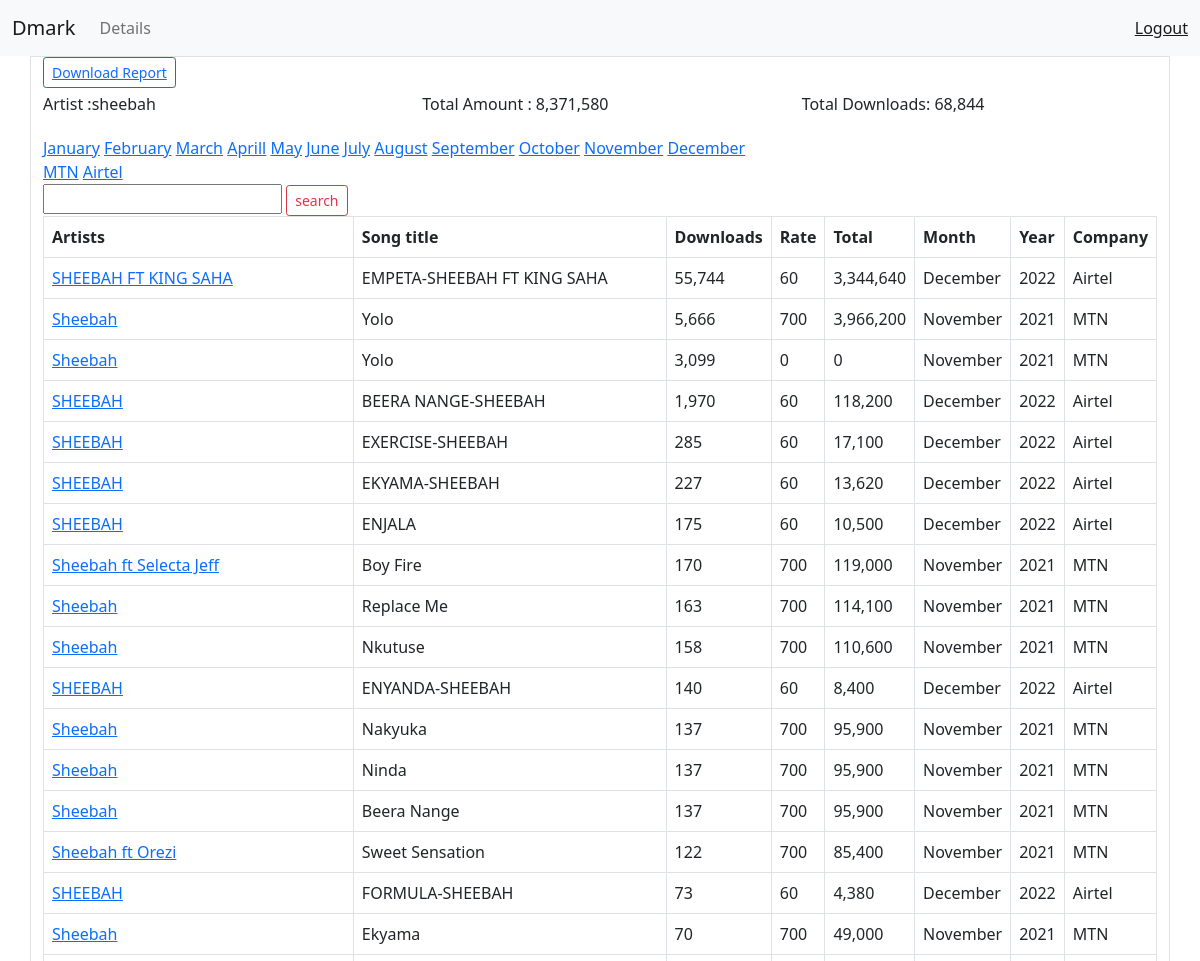
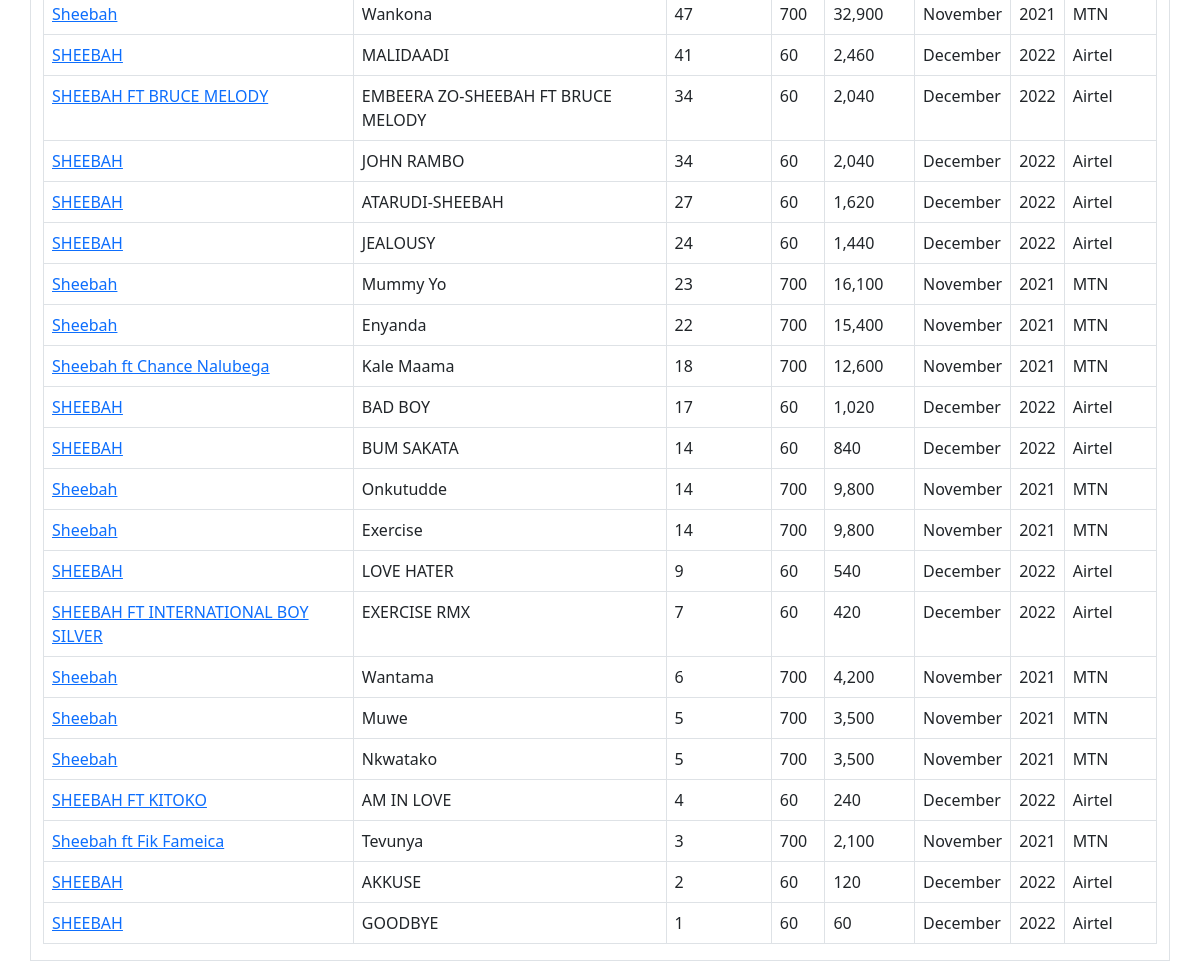
/details/ (signed in), run on the app's committed database (2 pictures, top to bottom).
### artists/models.py (models this page shows, shortened)
class UserProfile(models.Model):
    user = models.OneToOneField(User,on_delete=models.CASCADE)
    email = models.EmailField(max_length=30,blank=True)
    artist_name = models.CharField(max_length=60,default="nill")
    def __str__(self):
        return self.artist_name

class ArtistProfile(models.Model):
    artist = models.CharField(max_length=120)
    song = models.CharField(max_length=120)
    price = models.IntegerField()
    downloads = models.IntegerField(default=0)
    total_amount = models.IntegerField(default=0)
    month = models.CharField(max_length=120)
    year = models.IntegerField()
    company = models.CharField(max_length=120)

### artists/views.py (the view)
# urls.py: path('details/',artists_details,name="artists_details"),
@login_required(login_url='login_view')
def artists_details(request):
    try:
        username = UserProfile.objects.filter(artist_name = request.user)[0]
    except:
        messages.error(request, 'Profile Not created')
        return redirect('login_view')
    aliases = ArtistAlias.objects.filter(user_profile=username.id)
    alias_list =[]
    for aliase in aliases:
        alias_list.append(aliase.alias)
    query_search=None
    query_search = request.GET.get("song")
    if query_search is not None:
        song_list=[]
        for x in alias_list:
            song_list.append(ArtistProfile.objects.filter(artist__startswith=x).filter(song__startswith=query_search))
    else:
        song_list=[]
        for x in alias_list:
            song_list.append(ArtistProfile.objects.filter(artist__startswith=x))
    song_list_2=[]
    for t in song_list:
        for x in t:
            song_list_2.append(x)
    songs = sorted(song_list_2, key=lambda x: x.downloads, reverse=True)
    total_amount = sum(song.total_amount for song in songs)
    total_downloads = sum(song.downloads for song in songs)
    artist_name = username
    return render(request,'artists/artists_details.html',{'total_amount':total_amount,'artist_name':artist_name,'songs':songs,'total_downloads':total_downloads})

### artists/templates/artists/artists_details.html (shortened to what this page needs)
{% extends 'base_layout.html'%}
{% load l10n %}
{% block content %}
    {% if not perms.user.is_superuser %}
    <button class="btn btn-outline-success btn-sm"><a href="{% url 'export_pdf'%}">Download Report </a></button>
    {% endif %}
    <div>
        <div class="row justify-content-center my-1">
            <p class="col">Artist :{{artist_name}}</p>
            <p class="col">Total  Amount : {{total_amount}}</p>
            <p class="col">Total Downloads: {{total_downloads}}</p>
        </div>
  </div>
      <div>
      <a class="waves-effect waves-light btn-small" href="{% url 'month_detail' slug='January' %}">January</a>
      <a class="waves-effect waves-light btn-small" href="{% url 'month_detail' slug='February' %}">February</a>
      <a class="waves-effect waves-light btn-small" href="{% url 'month_detail' slug='March' %}">March</a>
      <a class="waves-effect waves-light btn-small" href="{% url 'month_detail' slug='Aprill' %}">Aprill</a>
      <a class="waves-effect waves-light btn-small" href="{% url 'month_detail' slug='May' %}">May</a>
      <a class="waves-effect waves-light btn-small" href="{% url 'month_detail' slug='June' %}">June</a>
      <a class="waves-effect waves-light btn-small" href="{% url 'month_detail' slug='July' %}">July</a>
      <a class="waves-effect waves-light btn-small" href="{% url 'month_detail' slug='August' %}">August</a>
      <a class="waves-effect waves-light btn-small" href="{% url 'month_detail' slug='September' %}">September</a>
      <a class="waves-effect waves-light btn-small" href="{% url 'month_detail' slug='October' %}">October</a>
      <a class="waves-effect waves-light btn-small" href="{% url 'month_detail' slug='November' %}">November</a>
      <a class="waves-effect waves-light btn-small" href="{% url 'month_detail' slug='December' %}">December</a>
      </div>
      <div>
        <a class="waves-effect waves-light btn-small" href="{% url 'company_detail' slug='MTN' %}">MTN</a>
        <a class="waves-effect waves-light btn-small" href="{% url 'company_detail' slug='Airtel' %}">Airtel</a>
      </div>
  <nav>
    <div class="nav-wrapper">
      <form action="" method="GET">
        <div class="input-field">
          <input id="search" type="search"name="song" required>
          <button class="btn btn-outline-danger btn-sm">search</button>
        </div>
      </form>
    </div>
  </nav>
    <table class="table table-bordered table-hover" >
        <thead>
          <tr>
              <th>Artists</th>
              <th>Song title</th>
              <th>Downloads</th>
              <th>Rate</th>
              <th>Total</th>
              <th>Month</th>
              <th>Year</th>
              <th>Company</th>
            </tr>
          </thead>
          {% for song in songs %}
        <tbody>
          <tr>
            <td><a href="{% url 'song_detail' slug=song.song %}">{{song.artist}}</a></td>
            <td>{{song.song}}</td>
            <td>{{song.downloads}}</td>
            <td>{{song.price}}</td>
            <td>{{song.total_amount}}</td>
            <td>{{song.month}}</td>
            <td>{{song.year|unlocalize}}</td>
            <td>{{song.company}}</td>
          </tr>
        </tbody>
        {% endfor %}
      </table>
{% endblock %}

### templates/base_layout.html (shortened to what this page needs)
{% load static %}
<!doctype html>
<html lang="en">
  <head>
    <link href="https://cdn.jsdelivr.net/npm/bootstrap@5.0.2/dist/css/bootstrap.min.css" rel="stylesheet">
  </head>
  <body>
    <nav class="navbar navbar-expand-lg navbar-light bg-light ">
      <div class="container-fluid">
        <a class="navbar-brand" href="#">Dmark</a>
        <div class="collapse navbar-collapse" id="navbarText">
          <ul class="navbar-nav me-auto mb-2 mb-lg-0">
            {% if not perms.user.is_superuser %}
            <li class="nav-item">
              <a class="nav-link" href="{% url 'artists_details'%}">Details</a>
            </li>
            {% endif %}
          </ul>
          <span class="navbar-text">
            <a href="{% url 'logout'%}">Logout</a>
          </span>
        </div>
      </div>
    </nav>
    <div class="container border">
      {% block content %}
      {% endblock content %}
    </div>
  </body>
</html>

### data on the page
UserProfile: artist_name "sheebah"
ArtistProfile: artist "SHEEBAH FT KING SAHA", song "EMPETA-SHEEBAH FT KING SAHA", downloads "55,744", price "60", total_amount "3,344,640", month "December", year "2022", company "Airtel"
ArtistProfile: artist "Sheebah", song "Yolo", downloads "5,666", price "700", total_amount "3,966,200", month "November", year "2021", company "MTN"
ArtistProfile: artist "Sheebah", song "Yolo", downloads "3,099", price "0", total_amount "0", month "November", year "2021", company "MTN"
ArtistProfile: artist "SHEEBAH", song "BEERA NANGE-SHEEBAH", downloads "1,970", price "60", total_amount "118,200", month "December", year "2022", company "Airtel"
ArtistProfile: artist "SHEEBAH", song "EXERCISE-SHEEBAH", downloads "285", price "60", total_amount "17,100", month "December", year "2022", company "Airtel"
ArtistProfile: artist "SHEEBAH", song "EKYAMA-SHEEBAH", downloads "227", price "60", total_amount "13,620", month "December", year "2022", company "Airtel"
ArtistProfile: artist "SHEEBAH", song "ENJALA", downloads "175", price "60", total_amount "10,500", month "December", year "2022", company "Airtel"
ArtistProfile: artist "Sheebah ft Selecta Jeff", song "Boy Fire", downloads "170", price "700", total_amount "119,000", month "November", year "2021", company "MTN"
ArtistProfile: artist "Sheebah", song "Replace Me", downloads "163", price "700", total_amount "114,100", month "November", year "2021", company "MTN"
ArtistProfile: artist "Sheebah", song "Nkutuse", downloads "158", price "700", total_amount "110,600", month "November", year "2021", company "MTN"
ArtistProfile: artist "SHEEBAH", song "ENYANDA-SHEEBAH", downloads "140", price "60", total_amount "8,400", month "December", year "2022", company "Airtel"
ArtistProfile: artist "Sheebah", song "Nakyuka", downloads "137", price "700", total_amount "95,900", month "November", year "2021", company "MTN"
ArtistProfile: artist "Sheebah", song "Ninda", downloads "137", price "700", total_amount "95,900", month "November", year "2021", company "MTN"
ArtistProfile: artist "Sheebah", song "Beera Nange", downloads "137", price "700", total_amount "95,900", month "November", year "2021", company "MTN"
ArtistProfile: artist "Sheebah ft Orezi", song "Sweet Sensation", downloads "122", price "700", total_amount "85,400", month "November", year "2021", company "MTN"
ArtistProfile: artist "SHEEBAH", song "FORMULA-SHEEBAH", downloads "73", price "60", total_amount "4,380", month "December", year "2022", company "Airtel"
ArtistProfile: artist "Sheebah", song "Ekyama", downloads "70", price "700", total_amount "49,000", month "November", year "2021", company "MTN"
ArtistProfile: artist "Sheebah", song "Wankona", downloads "47", price "700", total_amount "32,900", month "November", year "2021", company "MTN"
ArtistProfile: artist "SHEEBAH", song "MALIDAADI", downloads "41", price "60", total_amount "2,460", month "December", year "2022", company "Airtel"
ArtistProfile: artist "SHEEBAH FT BRUCE MELODY", song "EMBEERA ZO-SHEEBAH FT BRUCE MELODY", downloads "34", price "60", total_amount "2,040", month "December", year "2022", company "Airtel"
ArtistProfile: artist "SHEEBAH", song "JOHN RAMBO", downloads "34", price "60", total_amount "2,040", month "December", year "2022", company "Airtel"
ArtistProfile: artist "SHEEBAH", song "ATARUDI-SHEEBAH", downloads "27", price "60", total_amount "1,620", month "December", year "2022", company "Airtel"
ArtistProfile: artist "SHEEBAH", song "JEALOUSY", downloads "24", price "60", total_amount "1,440", month "December", year "2022", company "Airtel"
ArtistProfile: artist "Sheebah", song "Mummy Yo", downloads "23", price "700", total_amount "16,100", month "November", year "2021", company "MTN"
ArtistProfile: artist "Sheebah", song "Enyanda", downloads "22", price "700", total_amount "15,400", month "November", year "2021", company "MTN"
ArtistProfile: artist "Sheebah ft Chance Nalubega", song "Kale Maama", downloads "18", price "700", total_amount "12,600", month "November", year "2021", company "MTN"
ArtistProfile: artist "SHEEBAH", song "BAD BOY", downloads "17", price "60", total_amount "1,020", month "December", year "2022", company "Airtel"
ArtistProfile: artist "SHEEBAH", song "BUM SAKATA", downloads "14", price "60", total_amount "840", month "December", year "2022", company "Airtel"
ArtistProfile: artist "Sheebah", song "Onkutudde", downloads "14", price "700", total_amount "9,800", month "November", year "2021", company "MTN"
ArtistProfile: artist "Sheebah", song "Exercise", downloads "14", price "700", total_amount "9,800", month "November", year "2021", company "MTN"
ArtistProfile: artist "SHEEBAH", song "LOVE HATER", downloads "9", price "60", total_amount "540", month "December", year "2022", company "Airtel"
ArtistProfile: artist "SHEEBAH FT INTERNATIONAL BOY SILVER", song "EXERCISE RMX", downloads "7", price "60", total_amount "420", month "December", year "2022", company "Airtel"
ArtistProfile: artist "Sheebah", song "Wantama", downloads "6", price "700", total_amount "4,200", month "November", year "2021", company "MTN"
ArtistProfile: artist "Sheebah", song "Muwe", downloads "5", price "700", total_amount "3,500", month "November", year "2021", company "MTN"
ArtistProfile: artist "Sheebah", song "Nkwatako", downloads "5", price "700", total_amount "3,500", month "November", year "2021", company "MTN"
ArtistProfile: artist "SHEEBAH FT KITOKO", song "AM IN LOVE", downloads "4", price "60", total_amount "240", month "December", year "2022", company "Airtel"
ArtistProfile: artist "Sheebah ft Fik Fameica", song "Tevunya", downloads "3", price "700", total_amount "2,100", month "November", year "2021", company "MTN"
ArtistProfile: artist "SHEEBAH", song "AKKUSE", downloads "2", price "60", total_amount "120", month "December", year "2022", company "Airtel"
ArtistProfile: artist "SHEEBAH", song "GOODBYE", downloads "1", price "60", total_amount "60", month "December", year "2022", company "Airtel"

### other printed values
{{ total_amount }} "8,371,580"
{{ total_downloads }} "68,844"
